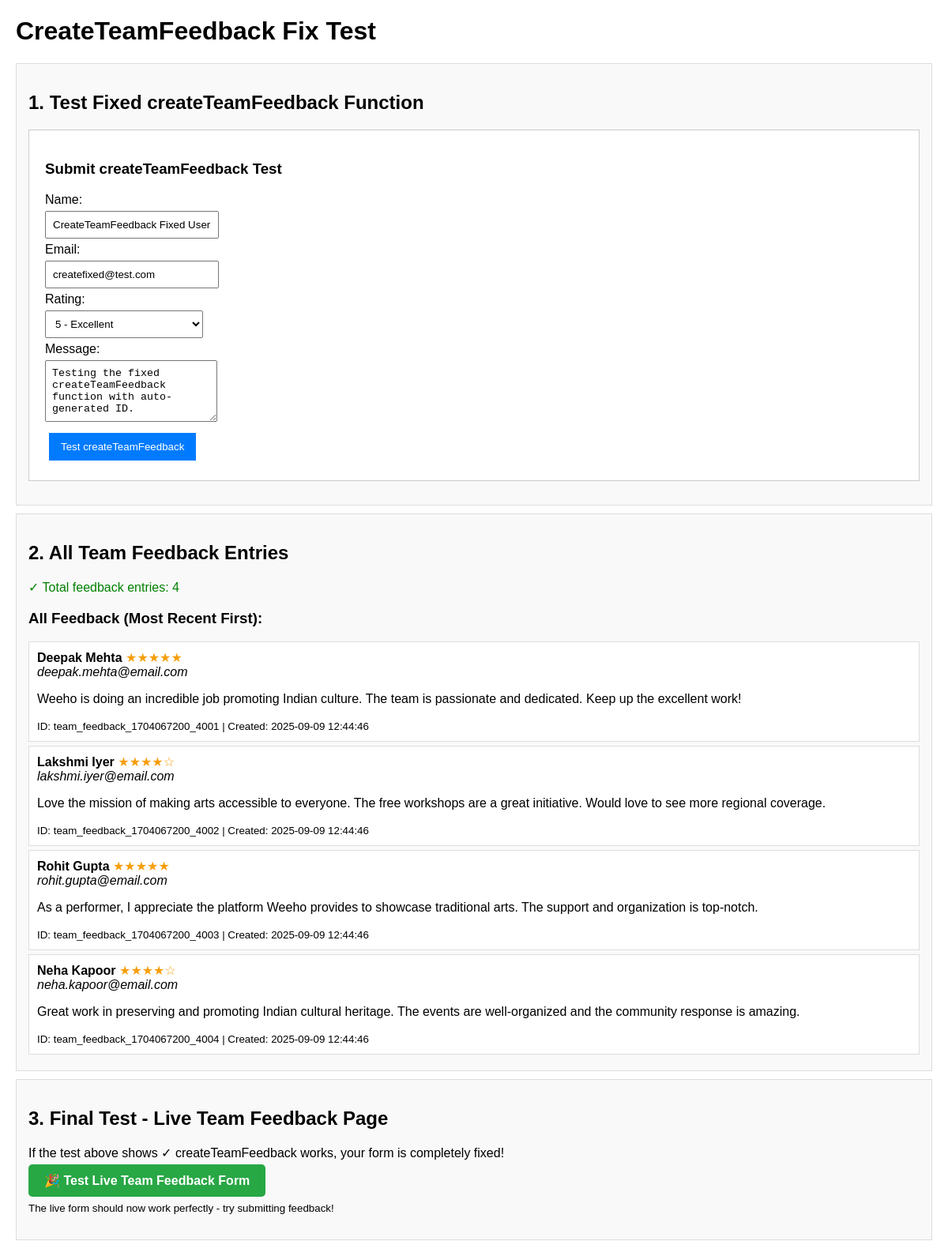
The app's page /test_createTeamFeedback_fix.php with its own data.
### tables this page shows
CREATE TABLE IF NOT EXISTS team_feedback (
    id VARCHAR(50) PRIMARY KEY,
    name VARCHAR(255) NOT NULL,
    email VARCHAR(255) NOT NULL,
    rating INT NOT NULL CHECK (rating >= 1 AND rating <= 5),
    message TEXT NOT NULL,
    status ENUM('active', 'hidden', 'responded') DEFAULT 'active',
    created_at TIMESTAMP DEFAULT CURRENT_TIMESTAMP,
    updated_at TIMESTAMP DEFAULT CURRENT_TIMESTAMP ON UPDATE CURRENT_TIMESTAMP,
    INDEX idx_rating (rating),
    INDEX idx_status (status),
    INDEX idx_created_at (created_at)
);

### database_config.php (called while the page is built, shortened)
<?php
class Database {
    private $host = 'localhost';
    private $db_name = 'weeho_db';
    private $username = 'root';
    private $password = '';
    public function getConnection() {
        $this->conn = null;
        try {
            $this->conn = new PDO(
                "mysql:host=" . $this->host . ";dbname=" . $this->db_name . ";charset=utf8mb4",
                $this->username,
                $this->password,
                array(
                    PDO::ATTR_ERRMODE => PDO::ERRMODE_EXCEPTION,
                    PDO::ATTR_DEFAULT_FETCH_MODE => PDO::FETCH_ASSOC,
                    PDO::ATTR_EMULATE_PREPARES => false
                )
            );
        } catch(PDOException $exception) {
            error_log("Connection error: " . $exception->getMessage());
            die("Database connection failed. Please check your database configuration.");
        }
        return $this->conn;
    }
}
function getDB() {
    static $database = null;
    if ($database === null) {
        $database = new Database();
    }
    return $database->getConnection();
}
function executeQuery($sql, $params = []) {
    try {
        $pdo = getDB();
        $stmt = $pdo->prepare($sql);
        $result = $stmt->execute($params);
        return $stmt;
    } catch (PDOException $e) {
        error_log("Database error in executeQuery: " . $e->getMessage());
        error_log("SQL: " . $sql);
        error_log("Params: " . print_r($params, true));
        return false;
    }
}
function fetchAll($sql, $params = []) {
    $stmt = executeQuery($sql, $params);
    return $stmt ? $stmt->fetchAll() : [];
}
function getAllTeamFeedback() {
    return fetchAll("SELECT * FROM team_feedback ORDER BY created_at DESC");
}
?>

### test_createTeamFeedback_fix.php (the view, shortened to what this page needs)
<?php
echo "<!DOCTYPE html><html><head><title>CreateTeamFeedback Fix Test</title>";
echo "</head><body>";
echo "<h1>CreateTeamFeedback Fix Test</h1>";
echo "<div class='test-section'>";
echo "<h2>1. Test Fixed createTeamFeedback Function</h2>";
echo "<div class='test-form'>";
echo "<h3>Submit createTeamFeedback Test</h3>";
echo "<form method='POST'>";
echo "<label>Name:</label><br>";
echo "<input type='text' name='test_name' value='CreateTeamFeedback Fixed User' required><br>";
echo "<label>Email:</label><br>";
echo "<input type='email' name='test_email' value='createfixed@test.com' required><br>";
echo "<label>Rating:</label><br>";
echo "<select name='test_rating' required>";
echo "<option value='5' selected>5 - Excellent</option>";
echo "</select><br>";
echo "<label>Message:</label><br>";
echo "<textarea name='test_message' rows='4' required>Testing the fixed createTeamFeedback function with auto-generated ID.</textarea><br>";
echo "<button type='submit' name='test_submit'>Test createTeamFeedback</button>";
echo "</form>";
echo "</div>";
echo "</div>";
echo "<div class='test-section'>";
echo "<h2>2. All Team Feedback Entries</h2>";
try {
    $feedbacks = getAllTeamFeedback();
    if (!empty($feedbacks)) {
        echo "<p class='success'>✓ Total feedback entries: " . count($feedbacks) . "</p>";
        echo "<h3>All Feedback (Most Recent First):</h3>";
        foreach ($feedbacks as $feedback) {
            echo "<div style='border:1px solid #ddd;padding:10px;margin:5px 0;background:#fff;'>";
            echo "<strong>" . htmlspecialchars($feedback['name']) . "</strong> ";
            echo "<span style='color:#f59e0b;'>";
            for ($i = 1; $i <= 5; $i++) {
                echo ($i <= $feedback['rating']) ? '★' : '☆';
            }
            echo "</span><br>";
            echo "<em>" . htmlspecialchars($feedback['email']) . "</em><br>";
            echo "<p>" . htmlspecialchars($feedback['message']) . "</p>";
            echo "<small>ID: " . htmlspecialchars($feedback['id']) . " | Created: " . $feedback['created_at'] . "</small>";
            echo "</div>";
        }
    }
} catch (Exception $e) {
    echo "<p class='error'>✗ Error retrieving feedback: " . $e->getMessage() . "</p>";
}
echo "</div>";
echo "<div class='test-section'>";
echo "<h2>3. Final Test - Live Team Feedback Page</h2>";
echo "<p>If the test above shows ✓ createTeamFeedback works, your form is completely fixed!</p>";
echo "<p><a href='teamFeedback.php' target='_blank' style='background:#28a745;color:white;padding:12px 20px;text-decoration:none;border-radius:5px;font-weight:bold;'>🎉 Test Live Team Feedback Form</a></p>";
echo "<p><small>The live form should now work perfectly - try submitting feedback!</small></p>";
echo "</div>";
echo "</body></html>";
?>

### test_createTeamFeedback_fix.php (style rules this page uses)
body { font-family:Arial,sans-serif;margin:20px; }
.success { color:green; }
.test-section { border:1px solid #ddd;padding:15px;margin:10px 0;background:#f9f9f9; }
.test-form { background:#fff;padding:20px;border:1px solid #ccc;margin:15px 0; }
input,select,textarea { padding:8px;margin:5px 0;width:200px; }
button { padding:10px 15px;margin:5px;background:#007bff;color:white;border:none;cursor:pointer; }

### records on screen
team_feedback: name "Deepak Mehta", rating 5 (drawn), email "deepak.mehta@email.com", message "Weeho is doing an incredible job promoting Indian culture. The team is passionate and dedicated. Keep up the excellent work!", id "team_feedback_1704067200_4001", created_at "2025-09-09 12:44:46"
team_feedback: name "Lakshmi Iyer", rating 4 (drawn), email "lakshmi.iyer@email.com", message "Love the mission of making arts accessible to everyone. The free workshops are a great initiative. Would love to see more regional coverage.", id "team_feedback_1704067200_4002", created_at "2025-09-09 12:44:46"
team_feedback: name "Rohit Gupta", rating 5 (drawn), email "rohit.gupta@email.com", message "As a performer, I appreciate the platform Weeho provides to showcase traditional arts. The support and organization is top-notch.", id "team_feedback_1704067200_4003", created_at "2025-09-09 12:44:46"
team_feedback: name "Neha Kapoor", rating 4 (drawn), email "neha.kapoor@email.com", message "Great work in preserving and promoting Indian cultural heritage. The events are well-organized and the community response is amazing.", id "team_feedback_1704067200_4004", created_at "2025-09-09 12:44:46"

### other values on screen
count($feedbacks) "4"
